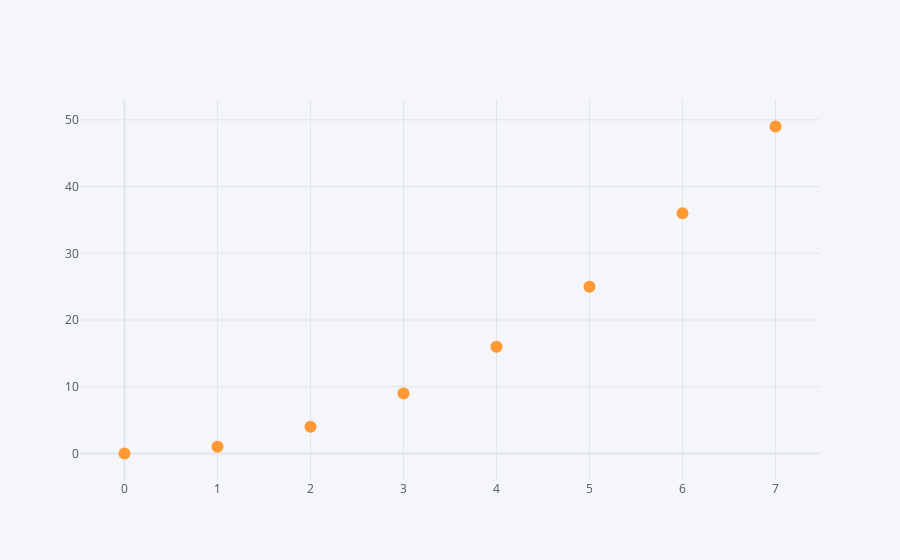

The notebook cell this image was saved under:
### Code cell
my_df.iplot(x = 'x1', y = 'x2', mode = 'markers')

### Figure 1 — Plotly figure (JSON) as saved in the notebook; plotly's stock layout.template omitted (floating-point values rounded to 4 significant figures)
{"data": [{"line": {"color": "rgba(255, 153, 51, 1.0)", "dash": "solid", "shape": "linear", "width": 1.3}, "marker": {"size": 12, "symbol": "circle"}, "mode": "markers", "name": "x2", "text": "", "type": "scatter", "x": [0, 1, 2, 3, 4, 5, 6, 7], "y": [0, 1, 4, 9, 16, 25, 36, 49]}], "layout": {"legend": {"bgcolor": "#F5F6F9", "font": {"color": "#4D5663"}}, "paper_bgcolor": "#F5F6F9", "plot_bgcolor": "#F5F6F9", "title": {"font": {"color": "#4D5663"}}, "xaxis": {"gridcolor": "#E1E5ED", "showgrid": true, "tickfont": {"color": "#4D5663"}, "title": {"font": {"color": "#4D5663"}, "text": ""}, "zerolinecolor": "#E1E5ED"}, "yaxis": {"gridcolor": "#E1E5ED", "showgrid": true, "tickfont": {"color": "#4D5663"}, "title": {"font": {"color": "#4D5663"}, "text": ""}, "zerolinecolor": "#E1E5ED"}}}
